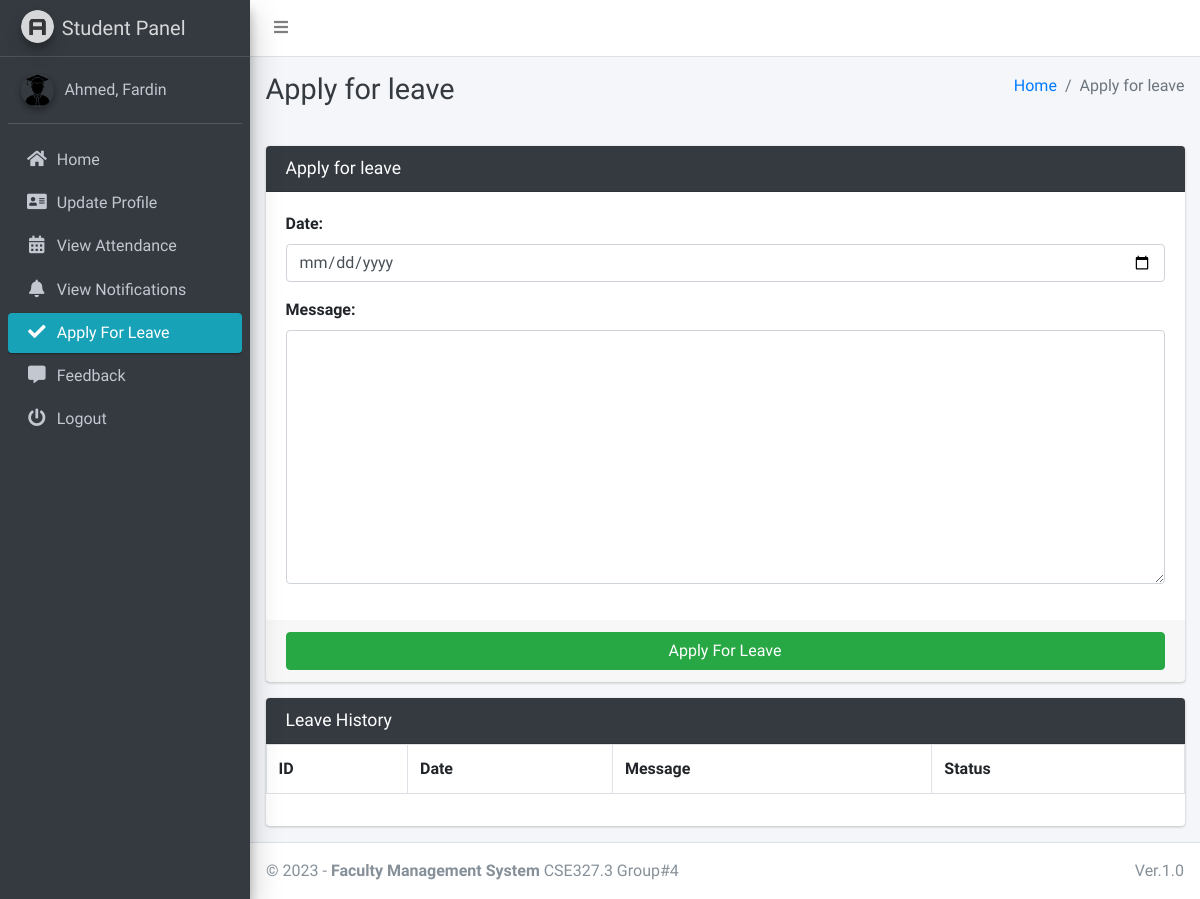
Before: /student/apply/leave/ (signed in) with the older database file.
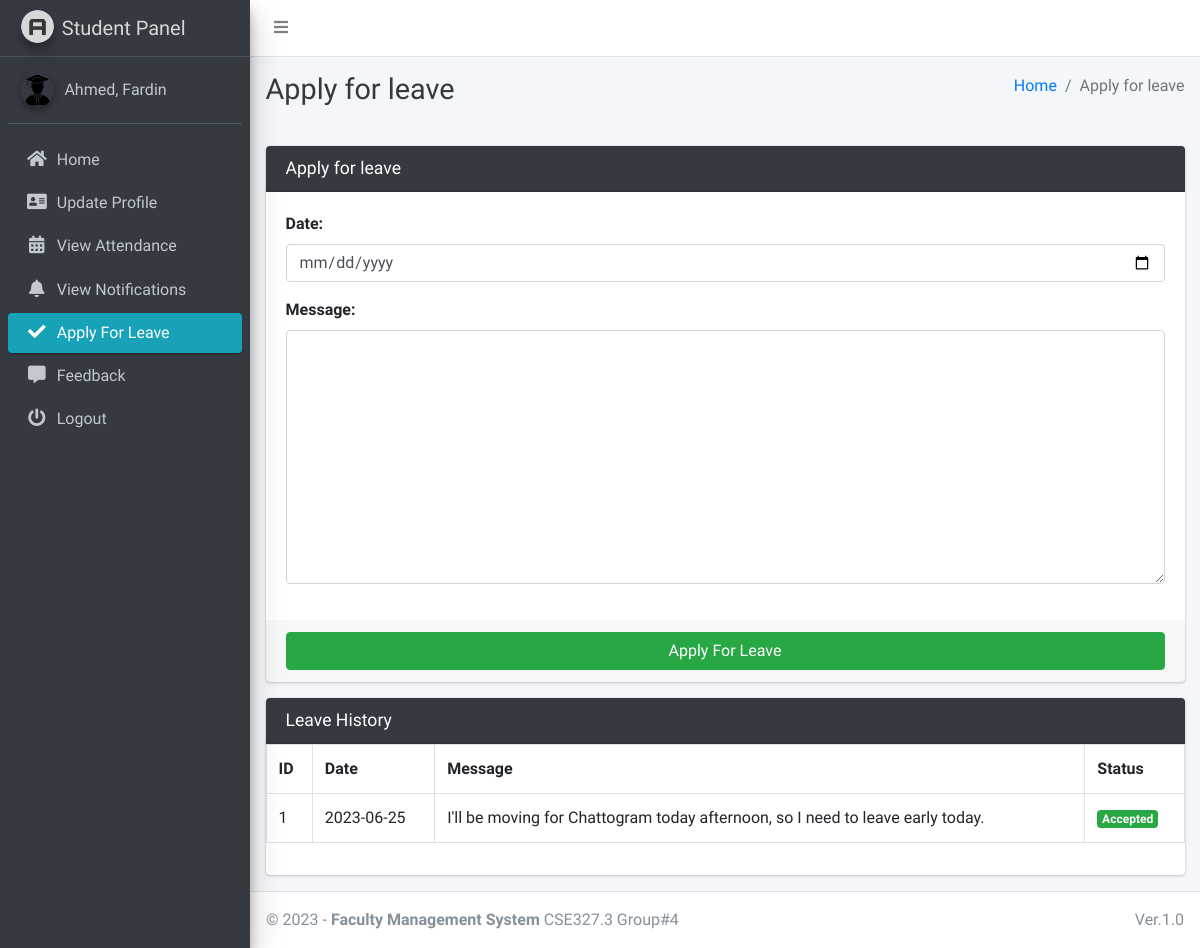
After: the same page with the newer database file.
### main_app/models.py (models this page shows)
class LeaveReportStudent(models.Model):
    student = models.ForeignKey(Student, on_delete=models.CASCADE)
    date = models.CharField(max_length=60)
    message = models.TextField()
    status = models.SmallIntegerField(default=0)
    created_at = models.DateTimeField(auto_now_add=True)
    updated_at = models.DateTimeField(auto_now=True)

### main_app/student_views.py (the view, shortened to what this page needs)
# urls.py: path("student/apply/leave/", student_views.student_apply_leave,
def student_apply_leave(request):
    form = LeaveReportStudentForm(request.POST or None)
    student = get_object_or_404(Student, admin_id=request.user.id)
    context = {
        'form': form,
        'leave_history': LeaveReportStudent.objects.filter(student=student),
        'page_title': 'Apply for leave'
    }
    return render(request, "student_template/student_apply_leave.html", context)

### main_app/forms.py
class LeaveReportStudentForm(FormSettings):
    def __init__(self, *args, **kwargs):
        super(LeaveReportStudentForm, self).__init__(*args, **kwargs)
    class Meta:
        model = LeaveReportStudent
        fields = ['date', 'message']
        widgets = {
            'date': DateInput(attrs={'type': 'date'}),
        }

### main_app/models.py (called while the page is built)
    def __str__(self):
        return self.last_name + ", " + self.first_name

### main_app/templates/student_template/student_apply_leave.html
{% extends 'main_app/base.html' %}
{% load static %}
{% block page_title %}{{page_title}}{% endblock page_title %}
{% block content %}
<section class="content">
    <div class="container-fluid">
        <div class="row">
            <div class="col-md-12">
                <div class="card card-dark">
                    <div class="card-header">
                        <h3 class="card-title">{{page_title}}</h3>
                    </div>
                    {% include "main_app/form_template.html" with messages=messages  form=form button_text="Apply For Leave"%}
                </div>
<div class="card card-dark">
    <div class="card-header"><h3 class="card-title">Leave History</h3></div>
   <div class="table">
       <table class="table table-bordered">
           <tr>
               <th>ID</th>
               <th>Date</th>
               <th>Message</th>
                <th>Status</th>
        </tr>
        {% for leave in leave_history %}
        <tr>
            <td>{{forloop.counter}}</td>
            <td>{{leave.date}}</td>
              <td>{{leave.message}}</td>
              <td>
                  {% if leave.status == 0 %}
                  <span class="badge badge-warning">Pending</span>
                  {% elif leave.status == 1 %}
                  <span class="badge badge-success">Accepted</span>
                    {% else %}
                    <span class="badge badge-danger">Rejected</span>
                    {% endif %}
                </td>
            </tr>
            {% endfor %}
        </table>
    </div>
    </div>
            </div>
        </div>
    </div>
</section>
{% endblock content %}

Changed rows visible on the page:
added LeaveReportStudent: date "2023-06-25", message "I'll be moving for Chattogram today afternoon, so I need to leave early today.", status "Accepted"
